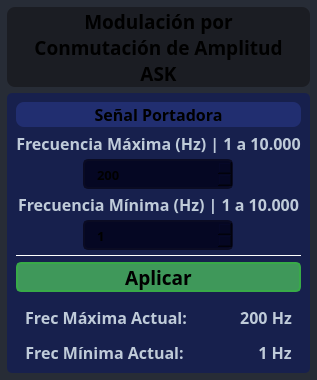
                           <widget class="QFrame" name="frame_14">
                            <property name="minimumSize">
                             <size>
                              <width>180</width>
                              <height>0</height>
                             </size>
                            </property>
                            <property name="maximumSize">
                             <size>
                              <width>350</width>
                              <height>16777215</height>
                             </size>
                            </property>
                            <property name="styleSheet">
                             <string notr="true">background-color: rgb(39, 44, 54);
border-radius: 5px;</string>
                            </property>
                            <property name="frameShape">
                             <enum>QFrame::StyledPanel</enum>
                            </property>
                            <property name="frameShadow">
                             <enum>QFrame::Raised</enum>
                            </property>
                            <layout class="QVBoxLayout" name="verticalLayout_16">
                             <property name="leftMargin">
                              <number>7</number>
                             </property>
                             <property name="topMargin">
                              <number>7</number>
                             </property>
                             <property name="rightMargin">
                              <number>7</number>
                             </property>
                             <property name="bottomMargin">
                              <number>7</number>
                             </property>
                             <item>
                              <layout class="QGridLayout" name="gridLayout_6">
                               <item row="0" column="0" alignment="Qt::AlignTop">
                                <widget class="QLabel" name="label_title_bar_top_5">
                                 <property name="sizePolicy">
                                  <sizepolicy hsizetype="Preferred" vsizetype="Preferred">
                                   <horstretch>0</horstretch>
                                   <verstretch>0</verstretch>
                                  </sizepolicy>
                                 </property>
                                 <property name="minimumSize">
                                  <size>
                                   <width>0</width>
                                   <height>80</height>
                                  </size>
                                 </property>
                                 <property name="maximumSize">
                                  <size>
                                   <width>16777215</width>
                                   <height>200</height>
                                  </size>
                                 </property>
                                 <property name="font">
                                  <font>
                                   <family>Satoshi Black</family>
                                   <pointsize>14</pointsize>
                                   <weight>75</weight>
                                   <italic>false</italic>
                                   <bold>true</bold>
                                   <underline>false</underline>
                                   <strikeout>false</strikeout>
                                   <kerning>true</kerning>
                                  </font>
                                 </property>
                                 <property name="cursor">
                                  <cursorShape>ArrowCursor</cursorShape>
                                 </property>
                                 <property name="styleSheet">
                                  <string notr="true">QLabel{
background-color: rgb(27, 29, 35);
border: 0px solid ;
border-radius: 8px;
}</string>
                                 </property>
                                 <property name="text">
                                  <string>Modulación por
Conmutación de Amplitud
ASK</string>
                                 </property>
                                 <property name="scaledContents">
                                  <bool>true</bool>
                                 </property>
                                 <property name="alignment">
                                  <set>Qt::AlignCenter</set>
                                 </property>
                                 <property name="wordWrap">
                                  <bool>false</bool>
                                 </property>
                                </widget>
                               </item>
                               <item row="1" column="0" alignment="Qt::AlignTop">
                                <widget class="QFrame" name="frame_16">
                                 <property name="maximumSize">
                                  <size>
                                   <width>16777215</width>
                                   <height>280</height>
                                  </size>
                                 </property>
                                 <property name="styleSheet">
                                  <string notr="true">background-color: rgb(23, 32, 77);
border-radius: 5px;</string>
                                 </property>
                                 <property name="frameShape">
                                  <enum>QFrame::StyledPanel</enum>
                                 </property>
                                 <property name="frameShadow">
                                  <enum>QFrame::Raised</enum>
                                 </property>
                                 <layout class="QVBoxLayout" name="verticalLayout_23">
                                  <property name="bottomMargin">
                                   <number>9</number>
                                  </property>
                                  <item>
                                   <widget class="QLabel" name="label_top_info_16">
                                    <property name="minimumSize">
                                     <size>
                                      <width>0</width>
                                      <height>25</height>
                                     </size>
                                    </property>
                                    <property name="maximumSize">
                                     <size>
                                      <width>16777215</width>
                                      <height>25</height>
                                     </size>
                                    </property>
                                    <property name="font">
                                     <font>
                                      <family>Satoshi Black</family>
                                      <pointsize>12</pointsize>
                                      <weight>75</weight>
                                      <bold>true</bold>
                                     </font>
                                    </property>
                                    <property name="styleSheet">
                                     <string notr="true">QLabel{
	background-color: rgb(33, 46, 112);
	border: 0px solid ;
	border-radius: 8px;
}</string>
                                    </property>
                                    <property name="text">
                                     <string>Señal Portadora</string>
                                    </property>
                                    <property name="alignment">
                                     <set>Qt::AlignCenter</set>
                                    </property>
                                   </widget>
                                  </item>
                                  <item>
                                   <widget class="QLabel" name="label_top_info_17">
                                    <property name="minimumSize">
                                     <size>
                                      <width>250</width>
                                      <height>20</height>
                                     </size>
                                    </property>
                                    <property name="maximumSize">
                                     <size>
                                      <width>16777215</width>
                                      <height>30</height>
                                     </size>
                                    </property>
                                    <property name="font">
                                     <font>
                                      <family>Satoshi</family>
                                      <pointsize>12</pointsize>
                                      <weight>75</weight>
                                      <bold>true</bold>
                                     </font>
                                    </property>
                                    <property name="styleSheet">
                                     <string notr="true">color: rgb(191, 203, 217)</string>
                                    </property>
                                    <property name="text">
                                     <string>Frecuencia Máxima (Hz) | 1 a 10.000</string>
                                    </property>
                                    <property name="alignment">
                                     <set>Qt::AlignCenter</set>
                                    </property>
                                   </widget>
                                  </item>
                                  <item alignment="Qt::AlignHCenter">
                                   <widget class="QSpinBox" name="maxCarrierASK">
                                    <property name="sizePolicy">
                                     <sizepolicy hsizetype="Fixed" vsizetype="Fixed">
                                      <horstretch>0</horstretch>
                                      <verstretch>0</verstretch>
                                     </sizepolicy>
                                    </property>
                                    <property name="minimumSize">
                                     <size>
                                      <width>150</width>
                                      <height>30</height>
                                     </size>
                                    </property>
                                    <property name="font">
                                     <font>
                                      <family>Satoshi</family>
                                      <pointsize>10</pointsize>
                                      <weight>75</weight>
                                      <bold>true</bold>
                                     </font>
                                    </property>
                                    <property name="toolTip">
                                     <string/>
                                    </property>
                                    <property name="styleSheet">
                                     <string notr="true">QSpinBox{
	background-color: rgb(5, 7, 35);
	border-radius: 5px;
	border: 2px solid rgb(10, 11, 35);
	padding: 5px;
	padding-left: 10px;
}
QSpinBox:hover{
	border: 2px solid rgb(0, 0, 127)
}
QSpinBox QAbstractItemView {
	color: rgb(85, 170, 255);	
	background-color: rgb(27, 29, 35);
	padding: 10px;
	selection-background-color: rgb(27, 29, 35);
}
/*
rgb(27, 29, 35);
rgb(13, 9, 59)
*/

QSpinBox::up-button{
	width: 25px; 
	border-left-width: 3px;
	border-left-color: rgba(39, 44, 54, 150);
	border-left-style: solid;
	border-top-right-radius: 3px;
	border-bottom-right-radius: 3px;	
	background-image: url(:/16x16/icons/16x16/cil-arrow-top.png);
	background-position: center;
	background-repeat: no-reperat;
}

QSpinBox::up-button:hover{
	background-color: rgb(80, 80, 80)
}

QSpinBox::down-button:hover{
	background-color: rgb(80, 80, 80)
}

QSpinBox::down-button{
	width: 25px; 
	border-left-width: 3px;
	border-left-color: rgba(39, 44, 54, 150);
	border-left-style: solid;
	border-top-right-radius: 3px;
	border-bottom-right-radius: 3px;	
	background-image: url(:/16x16/icons/16x16/cil-arrow-bottom.png);
	background-position: center;
	background-repeat: no-reperat;
}</string>
                                    </property>
                                    <property name="minimum">
                                     <number>1</number>
                                    </property>
                                    <property name="maximum">
                                     <number>10000</number>
                                    </property>
                                    <property name="value">
                                     <number>200</number>
                                    </property>
                                   </widget>
                                  </item>
                                  <item>
                                   <widget class="QLabel" name="label_top_info_18">
                                    <property name="minimumSize">
                                     <size>
                                      <width>250</width>
                                      <height>20</height>
                                     </size>
                                    </property>
                                    <property name="maximumSize">
                                     <size>
                                      <width>16777215</width>
                                      <height>30</height>
                                     </size>
                                    </property>
                                    <property name="font">
                                     <font>
                                      <family>Satoshi</family>
                                      <pointsize>12</pointsize>
                                      <weight>75</weight>
                                      <bold>true</bold>
                                     </font>
                                    </property>
                                    <property name="styleSheet">
                                     <string notr="true">color: rgb(191, 203, 217)</string>
                                    </property>
                                    <property name="text">
                                     <string>Frecuencia Mínima (Hz) | 1 a 10.000</string>
                                    </property>
                                    <property name="alignment">
                                     <set>Qt::AlignCenter</set>
                                    </property>
                                   </widget>
                                  </item>
                                  <item alignment="Qt::AlignHCenter">
                                   <widget class="QSpinBox" name="minCarrierASK">
                                    <property name="sizePolicy">
                                     <sizepolicy hsizetype="Fixed" vsizetype="Fixed">
                                      <horstretch>0</horstretch>
                                      <verstretch>0</verstretch>
                                     </sizepolicy>
                                    </property>
                                    <property name="minimumSize">
                                     <size>
                                      <width>150</width>
                                      <height>30</height>
                                     </size>
                                    </property>
                                    <property name="font">
                                     <font>
                                      <family>Satoshi</family>
                                      <pointsize>10</pointsize>
                                      <weight>75</weight>
                                      <bold>true</bold>
                                     </font>
                                    </property>
                                    <property name="toolTip">
                                     <string/>
                                    </property>
                                    <property name="styleSheet">
                                     <string notr="true">QSpinBox{
	background-color: rgb(5, 7, 35);
	border-radius: 5px;
	border: 2px solid rgb(10, 11, 35);
	padding: 5px;
	padding-left: 10px;
}
QSpinBox:hover{
	border: 2px solid rgb(0, 0, 127)
}
QSpinBox QAbstractItemView {
	color: rgb(85, 170, 255);	
	background-color: rgb(27, 29, 35);
	padding: 10px;
	selection-background-color: rgb(27, 29, 35);
}
/*
rgb(27, 29, 35);
rgb(13, 9, 59)
*/

QSpinBox::up-button{
	width: 25px; 
	border-left-width: 3px;
	border-left-color: rgba(39, 44, 54, 150);
	border-left-style: solid;
	border-top-right-radius: 3px;
	border-bottom-right-radius: 3px;	
	background-image: url(:/16x16/icons/16x16/cil-arrow-top.png);
	background-position: center;
	background-repeat: no-reperat;
}

QSpinBox::up-button:hover{
	background-color: rgb(80, 80, 80)
}

QSpinBox::down-button:hover{
	background-color: rgb(80, 80, 80)
}

QSpinBox::down-button{
	width: 25px; 
	border-left-width: 3px;
	border-left-color: rgba(39, 44, 54, 150);
	border-left-style: solid;
	border-top-right-radius: 3px;
	border-bottom-right-radius: 3px;	
	background-image: url(:/16x16/icons/16x16/cil-arrow-bottom.png);
	background-position: center;
	background-repeat: no-reperat;
}</string>
                                    </property>
                                    <property name="minimum">
                                     <number>1</number>
                                    </property>
                                    <property name="maximum">
                                     <number>10000</number>
                                    </property>
                                   </widget>
                                  </item>
                                  <item>
                                   <widget class="Line" name="line">
                                    <property name="maximumSize">
                                     <size>
                                      <width>16777215</width>
                                      <height>1</height>
                                     </size>
                                    </property>
                                    <property name="styleSheet">
                                     <string notr="true">background-color: rgb(255, 255, 255);</string>
                                    </property>
                                    <property name="orientation">
                                     <enum>Qt::Horizontal</enum>
                                    </property>
                                   </widget>
                                  </item>
                                  <item>
                                   <widget class="QPushButton" name="btn_AplicarASK">
                                    <property name="sizePolicy">
                                     <sizepolicy hsizetype="Minimum" vsizetype="Preferred">
                                      <horstretch>0</horstretch>
                                      <verstretch>0</verstretch>
                                     </sizepolicy>
                                    </property>
                                    <property name="minimumSize">
                                     <size>
                                      <width>150</width>
                                      <height>30</height>
                                     </size>
                                    </property>
                                    <property name="maximumSize">
                                     <size>
                                      <width>16777215</width>
                                      <height>40</height>
                                     </size>
                                    </property>
                                    <property name="font">
                                     <font>
                                      <family>Satoshi Black</family>
                                      <pointsize>14</pointsize>
                                      <weight>75</weight>
                                      <bold>true</bold>
                                     </font>
                                    </property>
                                    <property name="styleSheet">
                                     <string notr="true">QPushButton {
	border: 2px solid rgb(56, 170, 72);
	border-radius: 5px;	
	background-color: rgb(63, 152, 90);
}

/* rgb(52, 59, 72)*/
QPushButton:hover {
	background-color: rgb(60, 198, 84);
	border: 2px solid rgb(60, 196, 72);
}
QPushButton:pressed {	
	background-color: rgb(37, 138, 26);
	border: 2px solid rgb(60, 196, 72);
}</string>
                                    </property>
                                    <property name="text">
                                     <string>Aplicar</string>
                                    </property>
                                    <property name="icon">
                                     <iconset resource="files.qrc">
                                      <normaloff>:/16x16/icons/16x16/cil-check-alt.png</normaloff>:/16x16/icons/16x16/cil-check-alt.png</iconset>
                                    </property>
                                   </widget>
                                  </item>
                                  <item>
                                   <widget class="QFrame" name="frame_10">
                                    <property name="frameShape">
                                     <enum>QFrame::StyledPanel</enum>
                                    </property>
                                    <property name="frameShadow">
                                     <enum>QFrame::Raised</enum>
                                    </property>
                                    <layout class="QHBoxLayout" name="horizontalLayout_22">
                                     <item>
                                      <widget class="QLabel" name="label_top_info_31">
                                       <property name="minimumSize">
                                        <size>
                                         <width>0</width>
                                         <height>20</height>
                                        </size>
                                       </property>
                                       <property name="maximumSize">
                                        <size>
                                         <width>16777215</width>
                                         <height>30</height>
                                        </size>
                                       </property>
                                       <property name="font">
                                        <font>
                                         <family>Satoshi</family>
                                         <pointsize>12</pointsize>
                                         <weight>75</weight>
                                         <bold>true</bold>
                                        </font>
                                       </property>
                                       <property name="styleSheet">
                                        <string notr="true">color: rgb(191, 203, 217)</string>
                                       </property>
                                       <property name="text">
                                        <string>Frec Máxima Actual:</string>
                                       </property>
                                       <property name="alignment">
                                        <set>Qt::AlignCenter</set>
                                       </property>
                                      </widget>
                                     </item>
                                     <item alignment="Qt::AlignRight">
                                      <widget class="QLabel" name="label_maxASK">
                                       <property name="minimumSize">
                                        <size>
                                         <width>0</width>
                                         <height>20</height>
                                        </size>
                                       </property>
                                       <property name="maximumSize">
                                        <size>
                                         <width>16777215</width>
                                         <height>30</height>
                                        </size>
                                       </property>
                                       <property name="font">
                                        <font>
                                         <family>Satoshi</family>
                                         <pointsize>12</pointsize>
                                         <weight>75</weight>
                                         <bold>true</bold>
                                        </font>
                                       </property>
                                       <property name="styleSheet">
                                        <string notr="true">color: rgb(191, 203, 217)</string>
                                       </property>
                                       <property name="text">
                                        <string>200 Hz</string>
                                       </property>
                                       <property name="alignment">
                                        <set>Qt::AlignCenter</set>
                                       </property>
                                      </widget>
                                     </item>
                                    </layout>
                                   </widget>
                                  </item>
                                  <item>
                                   <widget class="QFrame" name="frame_9">
                                    <property name="frameShape">
                                     <enum>QFrame::StyledPanel</enum>
                                    </property>
                                    <property name="frameShadow">
                                     <enum>QFrame::Raised</enum>
                                    </property>
                                    <layout class="QHBoxLayout" name="horizontalLayout_15">
                                     <item>
                                      <widget class="QLabel" name="label_top_info_26">
                                       <property name="minimumSize">
                                        <size>
                                         <width>0</width>
                                         <height>20</height>
                                        </size>
                                       </property>
                                       <property name="maximumSize">
                                        <size>
                                         <width>16777215</width>
                                         <height>30</height>
                                        </size>
                                       </property>
                                       <property name="font">
                                        <font>
                                         <family>Satoshi</family>
                                         <pointsize>12</pointsize>
                                         <weight>75</weight>
                                         <bold>true</bold>
                                        </font>
                                       </property>
                                       <property name="styleSheet">
                                        <string notr="true">color: rgb(191, 203, 217)</string>
                                       </property>
                                       <property name="text">
                                        <string>Frec Mínima Actual:</string>
                                       </property>
                                       <property name="alignment">
                                        <set>Qt::AlignCenter</set>
                                       </property>
                                      </widget>
                                     </item>
                                     <item alignment="Qt::AlignRight">
                                      <widget class="QLabel" name="label_minASK">
                                       <property name="minimumSize">
                                        <size>
                                         <width>0</width>
                                         <height>20</height>
                                        </size>
                                       </property>
                                       <property name="maximumSize">
                                        <size>
                                         <width>16777215</width>
                                         <height>30</height>
                                        </size>
                                       </property>
                                       <property name="font">
                                        <font>
                                         <family>Satoshi</family>
                                         <pointsize>12</pointsize>
                                         <weight>75</weight>
                                         <bold>true</bold>
                                        </font>
                                       </property>
                                       <property name="styleSheet">
                                        <string notr="true">color: rgb(191, 203, 217)</string>
                                       </property>
                                       <property name="text">
                                        <string>1 Hz</string>
                                       </property>
                                       <property name="alignment">
                                        <set>Qt::AlignCenter</set>
                                       </property>
                                      </widget>
                                     </item>
                                    </layout>
                                   </widget>
                                  </item>
                                 </layout>
                                </widget>
                               </item>
                              </layout>
                             </item>
                            </layout>
                           </widget>
